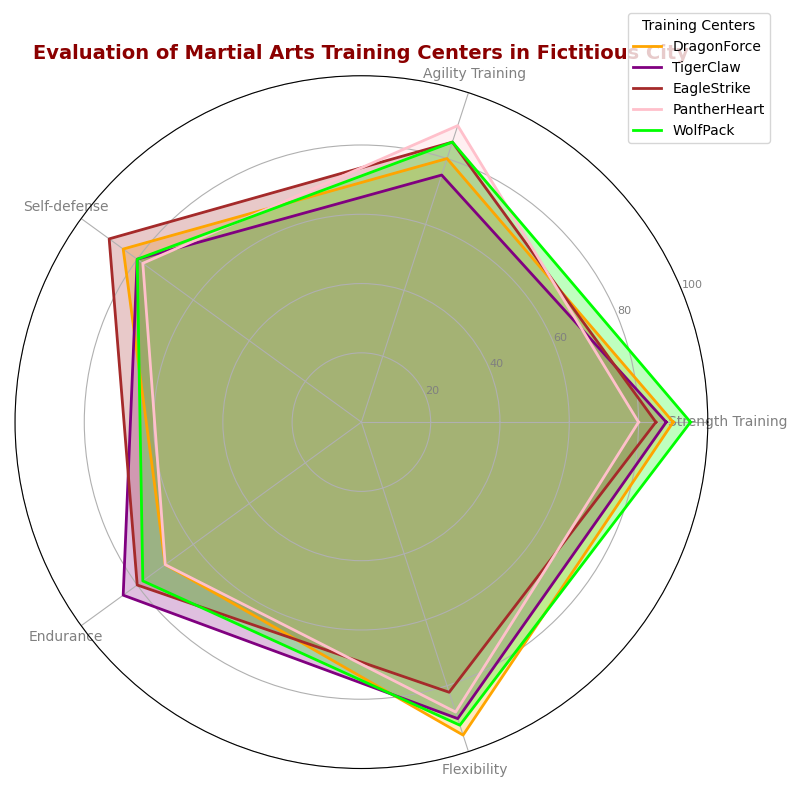

The script that drew this image:
import numpy as np
import matplotlib.pyplot as plt
from math import pi

centers = ['DragonForce', 'TigerClaw', 'EagleStrike', 'PantherHeart', 'WolfPack']
parameters = ['Strength Training', 'Agility Training', 'Self-defense', 'Endurance', 'Flexibility']

data = np.array([
    [90, 80, 85, 70, 95],
    [88, 75, 80, 85, 90],
    [85, 85, 90, 80, 82],
    [80, 90, 78, 70, 88],
    [95, 85, 80, 78, 92]
])

num_vars = len(parameters)
angles = np.linspace(0, 2 * pi, num_vars, endpoint=False).tolist()
angles += angles[:1]

fig, ax = plt.subplots(figsize=(8, 8), subplot_kw=dict(polar=True))

def plot_center(data, color, label):
    values = data.tolist()
    values += values[:1]
    ax.plot(angles, values, linewidth=2, linestyle='solid', color=color, label=label)
    ax.fill(angles, values, color=color, alpha=0.25)

colors = ['orange', 'purple', 'brown', 'pink', 'lime']

for idx, center_data in enumerate(data):
    plot_center(center_data, colors[idx], centers[idx])

plt.xticks(angles[:-1], parameters, color='grey', size=10)
plt.yticks([20, 40, 60, 80, 100], ["20", "40", "60", "80", "100"], color="grey", size=8)
plt.ylim(0, 100)
plt.title('Evaluation of Martial Arts Training Centers in Fictitious City', size=14, color='darkred', weight='bold', position=(0.5, 1.1))
plt.legend(loc='upper right', bbox_to_anchor=(1.1, 1.1), title='Training Centers')
plt.tight_layout()
plt.show()
